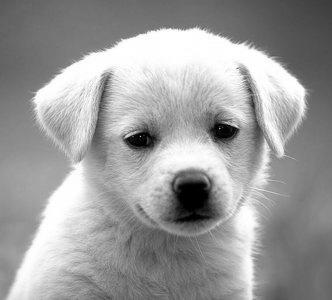
#> input picture lab2/B2DBy.jpg, 332 x 300 px
$ jupyter execute Untitled.ipynb
#> lines starting #> are read from the running program, lines starting #| are printed output that depends on the picture
[cell 1]
import cv2
import numpy as np
import matplotlib.pyplot as plt

[cell 2]
# Load image
image = cv2.imread('B2DBy.jpg', cv2.IMREAD_GRAYSCALE)
#> image is the input picture: shape (300, 332); min 0, max 255, mean 155.7

[cell 3]
fig, axs = plt.subplots(1, 2, figsize=(10,4))

axs[0].imshow(image, cmap='gray')
axs[0].axis('off')
axs[0].set_title('Cute puppy')

axs[1].hist(image.ravel(), bins=255, range=[0,256])
axs[1].set_xlabel('gray value')
axs[1].set_ylabel('count')
axs[1].set_title('Cute puppy\'s histogram')

plt.tight_layout()
plt.show()
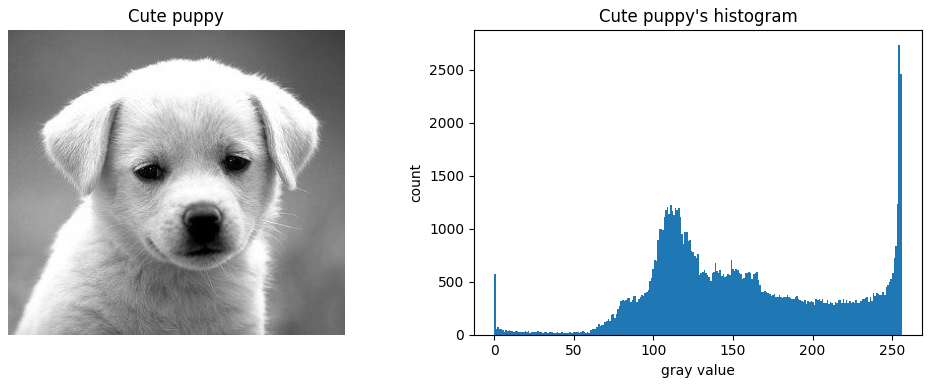
#> figure drawn by matplotlib, 2 panels; panel 2: tallest bar 2737 high, from x = 254 to 255

[cell 4]
fig, axs = plt.subplots(1, 3, figsize=(15,4))

img_blur_medium = cv2.blur(image, (15,15))
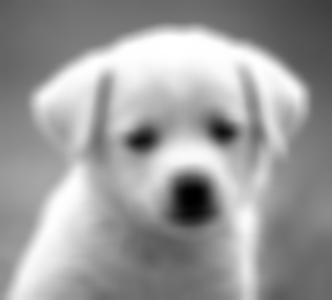
#> img_blur_medium: shape (300, 332); min 0, max 255, mean 155.7
img_blur_gaussian = cv2.GaussianBlur(image, (15,15), 4)
img_blur_median = cv2.medianBlur(image, 15)
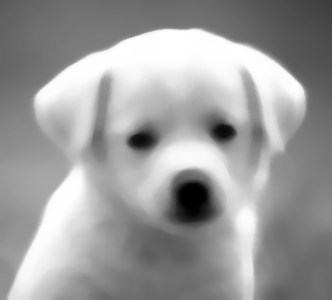
#> img_blur_median: shape (300, 332); min 0, max 255, mean 156.1

axs[0].imshow(img_blur_medium, cmap='gray')
axs[0].set_title('medium blur')
axs[0].axis('off')

axs[1].imshow(img_blur_gaussian, cmap='gray')
axs[1].set_title('gaussian blur')
axs[1].axis('off')

axs[2].imshow(img_blur_median, cmap='gray')
axs[2].set_title('median blur')
axs[2].axis('off')

plt.tight_layout()
plt.show()
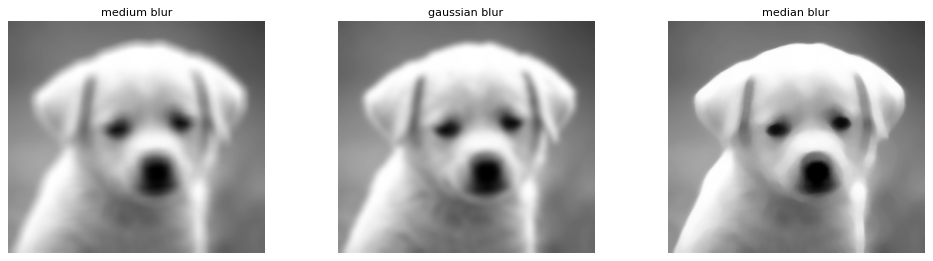
#> figure drawn by matplotlib, 3 panels
